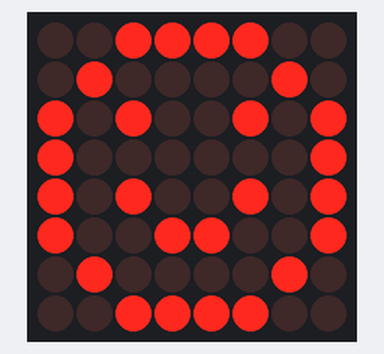
Bench run of a sketch on a simulated Arduino Uno, built with avr-gcc and run on an emulated ATmega328P. Shown: 8×8 LED matrix. Wiring (inferred from the names in the program): LED matrix (orientation assumed): rows pin 2, pin 3, pin 4, pin 5, pin 6, pin 7, pin 8, pin 9; columns pin 10, pin 11, pin 12, pin 13, A0, A1, A2, A3.

Above: at 0.1 s.

The sketch:

CH_39_02.ino
```cpp
int rows[] = {2, 3, 4, 5, 6, 7, 8, 9};    // 행 연결 핀
int cols[] = {10, 11, 12, 13, A0, A1, A2, A3};  // 열 연결 핀

byte smile[] = {        // 사용자 정의 문자 데이터
  B00111100, B01000010, B10100101, B10000001,
  B10100101, B10011001, B01000010, B00111100
};

int ROW_DELAY = 2;      // 행 전환 간격

void setup() {
  for (int i = 0; i < 8; i++) {     // 행과 열 제어 핀을 출력으로 설정
    pinMode(rows[i], OUTPUT);
    pinMode(cols[i], OUTPUT);
  }
}

void clear() {        // 모든 LED를 끔
  for (int i = 0; i < 8; i++) {
    digitalWrite(rows[i], LOW);
    digitalWrite(cols[i], HIGH);
  }
}

void loop() {
  for (int row = 0; row < 8; row++) {
    clear();
    digitalWrite(rows[row], HIGH);  // 해당 행 선택
    for (int col = 0; col < 8; col++) {
      // 행 단위 데이터에서 각 열의 데이터 추출
      boolean ox = (smile[row] >> (7 - col)) & 0x01;
      // 공통 행 양극 방식으로 켜지는 LED는 LOW를 출력해야 하므로 반전 출력
      digitalWrite(cols[col], !ox);
    }
    delay(ROW_DELAY);
  }
}
```
